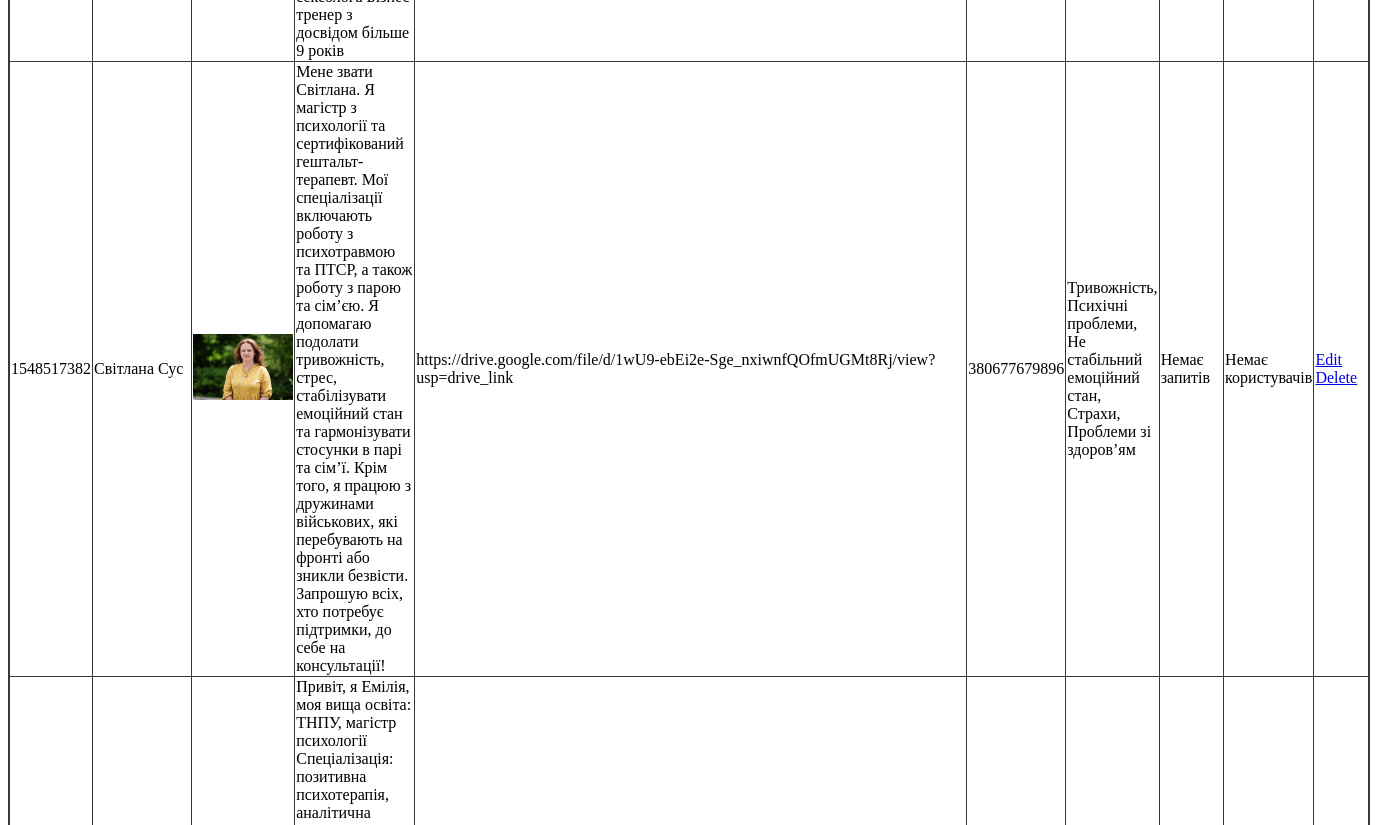
Before: /specialists/ (middle part) with the older database file.
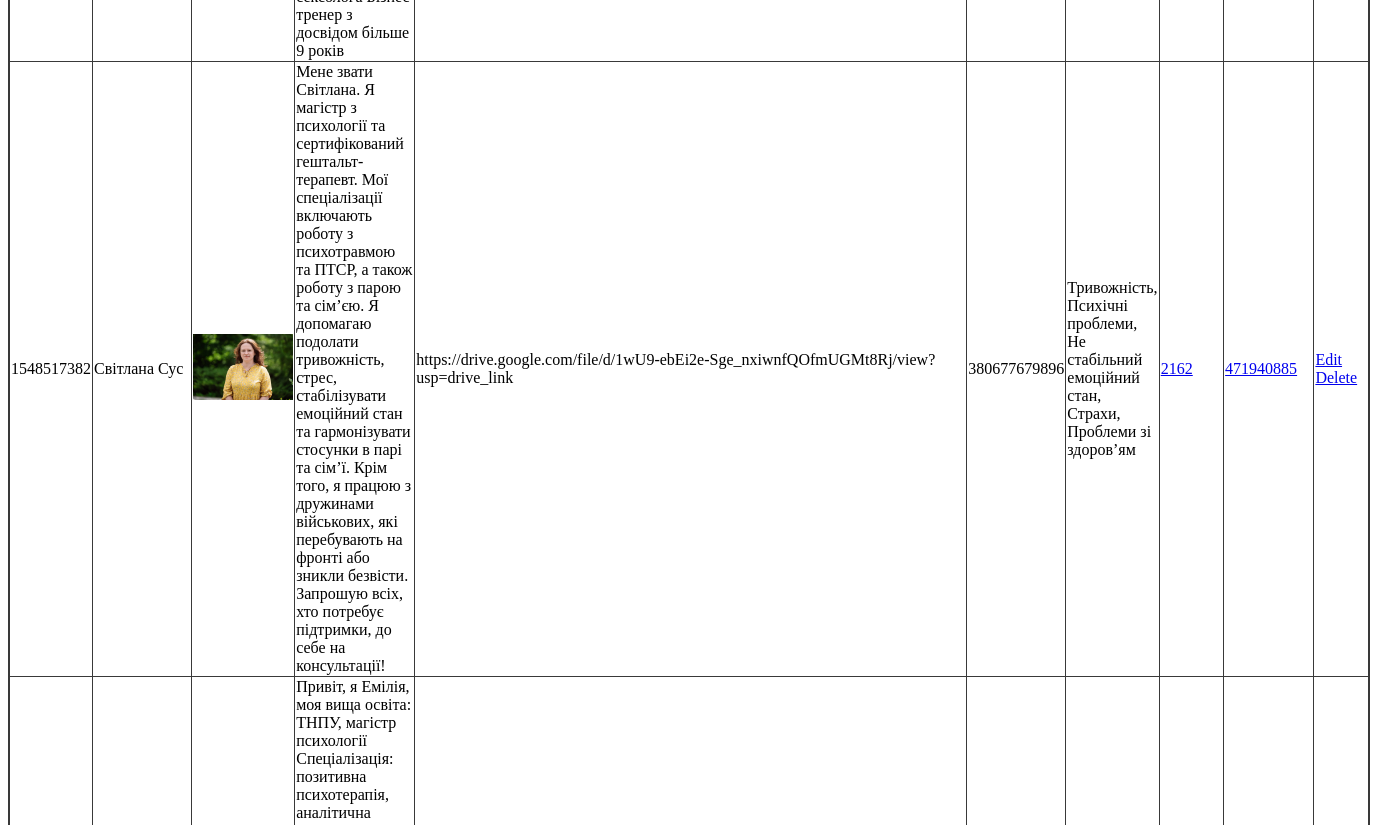
After: the same page with the newer database file.
### app/specialists/models.py (models this page shows, shortened)
class Specialist(db.Model):
    __tablename__ = "specialist"
    id = db.Column(db.Integer, primary_key=True)
    name = db.Column(db.String(255), unique=True, nullable=False)
    description = db.Column(db.String(255))
    cv = db.Column(db.String(255))
    phone = db.Column(db.String(255))
    tags = db.relationship("Tag", secondary=specialist_tag, back_populates="specialists")
    telegram_username = db.Column(db.String(255))

### app/tags/models.py (models this page shows, shortened)
class Tag(db.Model):
    __tablename__ = "tag"
    id = db.Column(db.Integer, primary_key=True)
    name = db.Column(db.String(255), unique=True, nullable=False)
    specialists = db.relationship("Specialist", secondary="specialist_tag", back_populates="tags")

### app/requests/models.py (models this page shows, shortened)
class Request(db.Model):
    id = db.Column(db.Integer, primary_key=True)
    created_date = db.Column(db.DateTime, nullable=False)
    user_full_name = db.Column(db.String(80), nullable=False)
    user_username = db.Column(db.String(80))
    user_telegram_id = db.Column(db.Integer)
    user_birthdate = db.Column(db.Date, nullable=False)
    user_where_is = db.Column(db.String(80), nullable=False)
    user_where_is_city = db.Column(db.String(80), nullable=False)
    user_worked_with_psychologist_before = db.Column(db.String(80), nullable=False)
    help_type = db.Column(db.String(80), nullable=False)
    user_how_known = db.Column(db.String(80), nullable=False)
    user_phone = db.Column(db.Integer, nullable=False)
    request_type = db.Column(db.String(80), nullable=False)
    tag_id = db.Column(db.Integer, db.ForeignKey("tag.id"), nullable=False)
    tag = db.relationship("Tag", backref="requests")
    user_id = db.Column(db.Integer, db.ForeignKey("user.id"), nullable=False)
    user = db.relationship("User", backref="requests")
    specialist_id = db.Column(db.Integer, db.ForeignKey("specialist.id"), nullable=True)
    specialist = db.relationship("Specialist", backref="requests")

### app/users/models.py (models this page shows, shortened)
class User(db.Model):
    id = db.Column(db.Integer, primary_key=True)
    name = db.Column(db.String(80), unique=True, nullable=False)
    username = db.Column(db.String(80), unique=True)
    telegram_id = db.Column(db.Integer, unique=True)
    birthdate = db.Column(db.Date, nullable=False)
    where_is = db.Column(db.String(80), nullable=False)
    where_is_city = db.Column(db.String(80), nullable=False)
    worked_with_psychologist_before = db.Column(db.String(80), nullable=False)
    phone = db.Column(db.String(80), nullable=False)
    how_known = db.Column(db.String(80), nullable=False)
    age = db.Column(db.Integer)

### app/specialists/routes.py (the view)
@bp.route('/', methods=['GET', 'POST'])
def specialists():
    return render_template('specialists.html', specialists=Specialist.query.all())

### app/specialists/templates/specialists.html (shortened to what this page needs)
{% extends 'base.html' %}
{% block content %}
{% include 'specialists_table.html' %}
{% endblock %}

### app/specialists/templates/specialists_table.html (shortened to what this page needs)
<table>
    <tbody>
        {% for specialist in specialists %}
        <tr>
            <td>{{ specialist.id }}</td>
            <td>{{ specialist.name }}</td>
            <td><img src="{{ url_for('static', filename='images/' ~ specialist.id ~ '.JPG') }}" width="100" alt="{{ specialist.name }}"></td>
            <td>{{ specialist.description }}</td>
            <td>{{ specialist.cv }}</td>
            <td>{{ specialist.phone }}</td>
            <td>
                {% for tag in specialist.tags %}
                {{ tag.name }}{% if not loop.last %}, {% endif %}
                {% endfor %}
            </td>
            <td>{% if specialist.requests %}
                    {% for request in specialist.requests %}
                        <a href="{{ url_for('requests.request_card', request_id=request.id) }}">{{ request.id }}</a>{% if not loop.last %}, {% endif %}
                    {% endfor %}
                {% else %}
                    Немає запитів
                {% endif %}
            </td>
            <td>
                {% if specialist.requests %}
                    {% for request in specialist.requests %}
                            <a href="{{ url_for('users.user_card', user_id=request.user.id) }}">{{ request.user.id }}</a>{% if not loop.last %}, {% endif %}
                    {% endfor %}
                {% else %}
                    Немає користувачів
                {% endif %}
            </td>
            <td>
                <a href="{{ url_for('specialists.edit_specialist', specialist_id=specialist.id) }}">Edit</a>
                <a href="{{ url_for('specialists.delete_specialist', specialist_id=specialist.id) }}">Delete</a>
            </td>
        </tr>
        {% endfor %}
    </tbody>
</table>

Changed rows visible on the page:
shown differently, row unchanged: Specialist "Світлана Сус": no longer shows "Немає запитів Немає користувачів"
added Request: id "2162", user.id "471940885"
